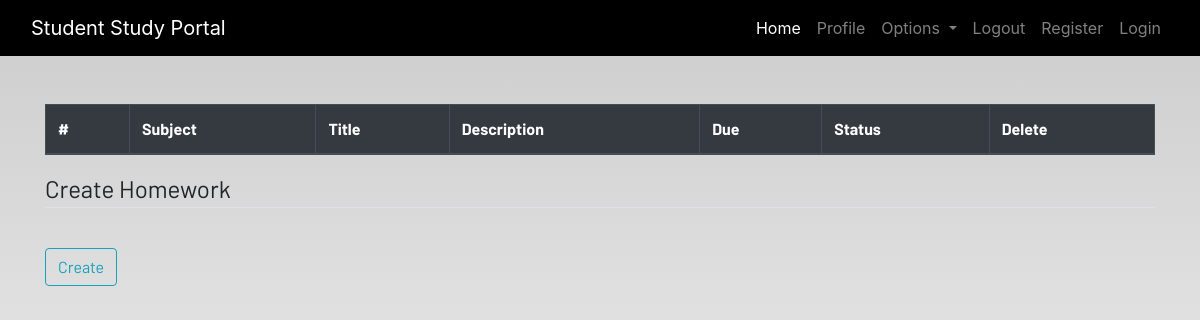
Page /hw/ (signed in) on the earlier database version.
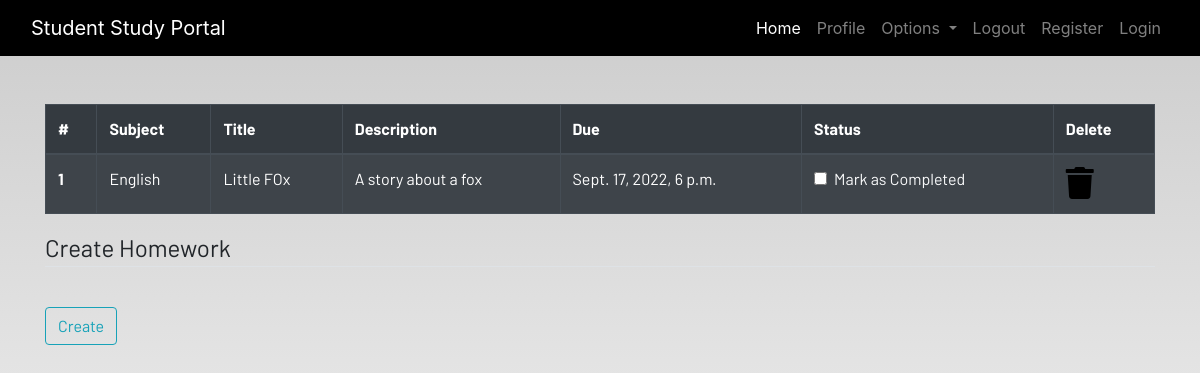
Same page on the later database version.
### dashboard/models.py (models this page shows, shortened)
class Homework(models.Model):
    user = models.ForeignKey(User,on_delete=models.CASCADE)
    subject = models.CharField(max_length=50)
    title = models.CharField(max_length=100)
    description = models.TextField()
    due = models.DateTimeField()
    is_finished = models.BooleanField(default=False)
    class Meta:
        verbose_name = "homework"
        verbose_name_plural = "homework"

### dashboard/views.py (the view)
# urls.py: path('hw/', views.homework, name='homework'),
def homework(request):
    homework = Homework.objects.filter(user=request.user)
    if len(homework)== 0:
        homework_done =True
    else:
        homework_done = False
    context = {'homeworks':homework,'hw_done':homework_done}
    return render(request,'dashboard/homework.html',context)

### dashboard/templates/dashboard/homework.html
{% extends 'dashboard/base.html' %}
{% load static %}
{% block content %}
<div class="container">
    {% if not homework_done %}
    <table class="table table-striped table-bordered table-hover table-dark">
        <thead>
            <tr>
                <th scope="col">#</th>
                <th scope="col">Subject</th>
                <th scope="col">Title</th>
                <th scope="col">Description</th>
                <th scope="col">Due</th>
                <th scope="col">Status</th>
                <th scope="col">Delete</th>
            </tr>
        </thead>
        <tbody>
            {% for hw in homeworks %}
            <tr>
                <th scope="row">{{forloop.counter}}</th>
                <td>{{hw.subject}}</td>
                <td>{{hw.title}}</td>
                <td>{{hw.description}}</td>
                <td>{{hw.due}}</td>
                <td>
                    <a href="#">
                        <div class="form-check">
                            {% if hw.is_finished == True %}
                            <input class="form-check-input" type="checkbox" value="" checked>
                            {% else %}
                            <input class="form-check-input" type="checkbox" value="" >
                            {% endif %}
                            <label class="form-check-label text-light" for="flexCheckDefault">
                                Mark as Completed
                            </label>
                        </div>
                    </a>
                </td>
                <td><a href="#"><i class="fa fa-trash fa-2x"></i></a></td>
            </tr>
        </tbody>
        {% endfor %}
    </table>
    {% else %}
    <h4>All homeworks are completed!! Create to have more!!</h4>
    {% endif %}
</div>
<div class=" container">
    <form method="POST">
        <fieldset class="form-group">
            <legend class="border-bottom mb-4">Create Homework</legend>
        </fieldset>
        <div class="form-group">
            <button href="" class="btn btn-outline-info" type="submit">
                Create
            </button>
        </div>
    </form>
</div>
{% endblock content %}

### dashboard/templates/dashboard/base.html (shortened to what this page needs)
<!DOCTYPE html>
{% load static %}
<html lang="en">
<head>
  <link rel="stylesheet" href="https://stackpath.bootstrapcdn.com/bootstrap/4.3.1/css/bootstrap.min.css"
 />
  <link rel="stylesheet" href="https://use.fontawesome.com/releases/v5.7.2/css/all.css"
 />
  <link rel="stylesheet" href="{% static 'css/main.css' %}" />
</head>
<body>
  <header>
    <nav class="navbar navbar-expand-lg navbar-dark bg-dark">
      <div class="container-fluid">
        <a class="navbar-brand" href="#">Student Study Portal</a>
        <div class="collapse navbar-collapse justify-content-end" id="navbarSupportedContent">
          <ul class="navbar-nav mb-2 mb-lg-0">
            <li class="nav-item">
              <a class="nav-link active" aria-current="page" href="#">Home</a>
            </li>
            <li class="nav-item">
              <a class="nav-link" href="#">Profile</a>
            </li>
            <li class="nav-item dropdown">
              <a class="nav-link dropdown-toggle" href="#" id="navbarDropdown" role="button" data-toggle="dropdown"
                aria-haspopup="true" aria-expanded="false">
                Options
              </a>
            </li>
            <li class="nav-item">
              <a class="nav-link" href="#">Logout</a>
            </li>
            <li class="nav-item">
              <a class="nav-link" href="#">Register</a>
            </li>
            <li class="nav-item">
              <a class="nav-link" href="#">Login</a>
            </li>
          </ul>
        </div>
      </div>
    </nav>
  </header>
  <br /><br />
  <main>
    {% block content %}
    {% endblock content %}
  </main>
</body>
</html>

### static/css/main.css (style rules this page uses)
html { scroll-behavior: smooth; height: 100%; width: 100%; }
main { font-family: Barlow, Quicksand, Rubik, sans-serif, serif, 'Times New Roman', Times, serif !important; }
.navbar { background-color: rgb(0, 0, 0) !important; }
a { text-decoration: none !important; color: black; }
html, body { max-width: 100%; overflow-x: hidden; height: 100%; width: 100%; }
body { background: linear-gradient(rgba(0, 0, 0, 0.2), rgba(255, 255, 255, 0.5)); overflow-x: hidden; background-repeat: no-repeat; }
.fa { color: black; }

Differences in the rows shown:
added Homework: subject "English", title "Little FOx", description "A story about a fox", due "Sept. 17, 2022, 6 p.m."
